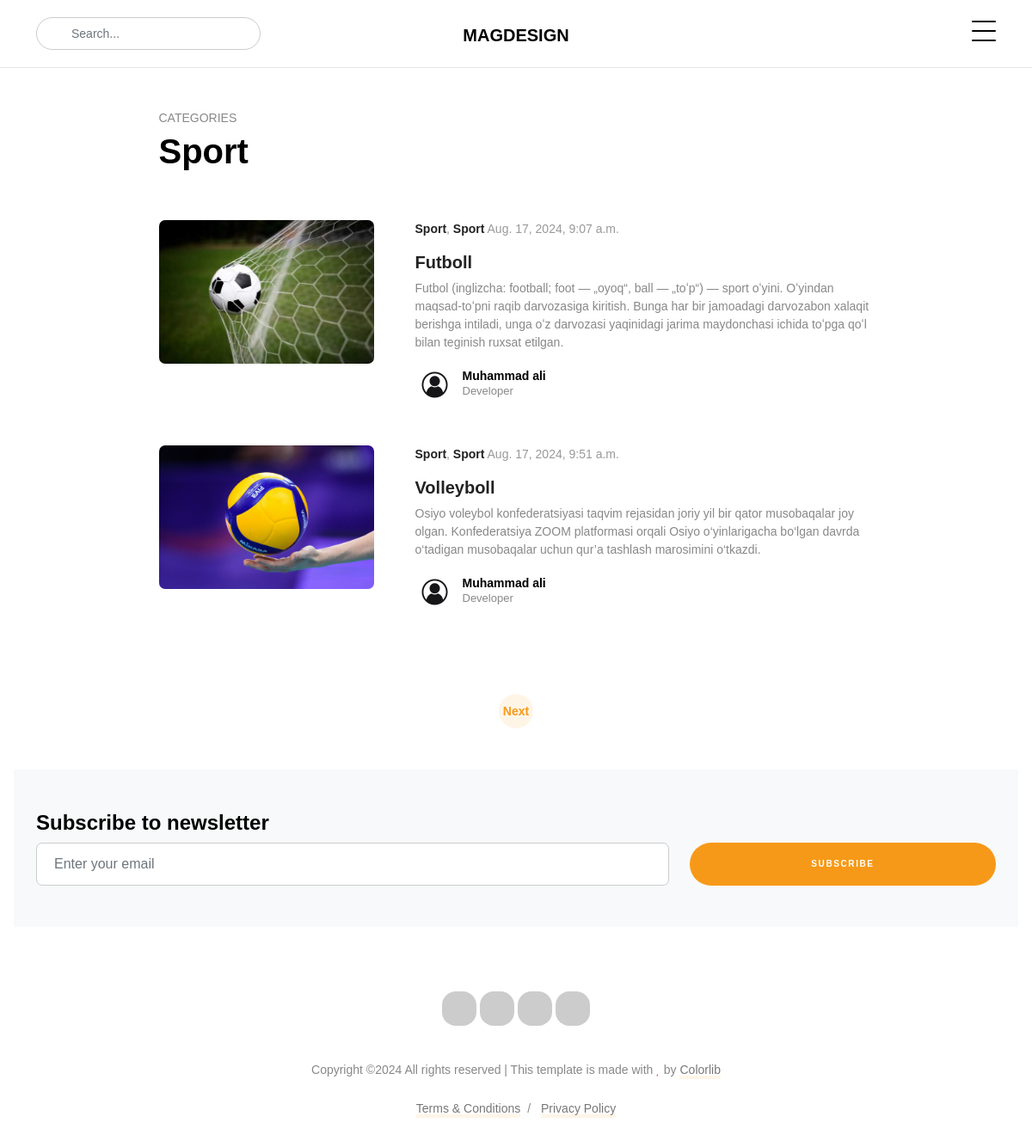
Page /search/categories/?cat=Sport on the committed database.
### index/models.py (models this page shows, shortened)
class Article(models.Model):
    title = models.CharField(max_length=160)
    description = models.TextField()
    category = models.CharField(max_length=100)
    author_full_name = models.CharField(max_length=100)
    author_image = models.ImageField(upload_to="images_author/")
    author_job = models.CharField(max_length=100)
    image = models.ImageField(upload_to="images/")
    create_date = models.DateTimeField(auto_now_add=True)

### index/views.py (the view)
# urls.py: path('categories/', include("index.urls")),
def categories(request):
    cat = request.GET.get("cat")
    articles = Article.objects.filter(category=cat)
    all_categories = list(set(Article.objects.values_list('category', flat=True)))
    page = request.GET.get("page")
    paginator = Paginator(articles, 2)
    article_page = paginator.get_page(page)
    context = {
        "articles": articles,
        "cat": cat,
        "all_categories": all_categories,
        "article_page": article_page,
        "page": page
    }
    return render(request, "categories.html", context=context)

### template/categories.html (shortened to what this page needs)
<!doctype html>
{% load static %}
<html lang="en">
<head>
    <link rel="stylesheet" href="{% static 'fonts/icomoon/style.css'%}">
    <link rel="stylesheet" href="{% static 'fonts/flaticon/font/flaticon.css'%}">
    <link rel="stylesheet" href="{% static 'css/tiny-slider.css'%}">
    <link rel="stylesheet" href="{% static 'css/glightbox.min.css'%}">
    <link rel="stylesheet" href="{% static 'css/aos.css'%}">
    <link rel="stylesheet" href="{% static 'css/style.css'%}">
</head>
<body>
<nav class="site-nav">
    <div class="container">
        <div class="site-navigation">
            <div class="row">
                <div class="col-md-6 text-center order-1 order-md-2 mb-3 mb-md-0">
                    <a href="{% url 'home' %}" class="logo m-0 text-uppercase">MagDesign</a>
                </div>
                <div class="col-md-3 order-3 order-md-1">
                    <form action="{% url 'categories' %}" class="search-form">
                        <span class="icon-search2"></span>
                        <input type="search" class="form-control" placeholder="Search...">
                    </form>
                </div>
                <div class="col-md-3 text-end order-2 order-md-3 mb-3 mb-md-0">
                    <div class="d-flex">
                        <ul class="list-unstyled social me-auto">
                            <li><a href="{% url 'categories' %}"><span class="icon-twitter"></span></a></li>
                            <li><a href="{% url 'categories' %}"><span class="icon-facebook"></span></a></li>
                            <li><a href="{% url 'categories' %}"><span class="icon-instagram"></span></a></li>
                        </ul>
                        <a
                           class="burger ms-auto float-end site-menu-toggle js-menu-toggle d-inline-block"
                           data-toggle="collapse" data-target="#main-navbar">
                            <span></span>
                        </a>
                    </div>
                </div>
            </div>
        </div>
    </div>
</nav>
<div class="section pt-5 pb-0">
    <div class="container">
        <div class="row mb-5 justify-content-center">
            <div class="col-lg-9">
                <span class="fw-normal text-uppercase d-block mb-1">Categories</span>
                <h2 class="heading">{{cat}}</h2>
            </div>
        </div>
        <div class="row justify-content-center">
            {% for article in article_page %}
            <div class="col-lg-9">
                <div class="post-entry d-md-flex small-horizontal mb-5">
                    <div class="me-md-5 thumbnail mb-3 mb-md-0">
                        <img src="{{ article.image.url }}" alt="Image" class="img-fluid">
                    </div>
                    <div class="content">
                        <div class="post-meta mb-3">
                            <a href="{% url 'categories' %}" class="category">{{ article.category }}</a>, <a href="{% url 'categories' %}"
                                                                                         class="category">{{ article.category }}</a>
                            <span class="date">{{ article.create_date }}</span>
                        </div>
                        <h2 class="heading"><a>{{ article.title }}</a></h2>
                        <p>{{ article.description }}</p>
                        <a href="{% url 'categories' %}" class="post-author d-flex align-items-center">
                            <div class="author-pic">
                                <img src="{{ article.author_image.url }}" alt="Image">
                            </div>
                            <div class="text">
                                <strong>{{ article.author_full_name }}</strong>
                                <span>{{ article.author_job }}</span>
                            </div>
                        </a>
                    </div>
                </div>
            </div>
            {% endfor %}
        </div>
        <div class="row align-items-center justify-content-center py-5">
            <div class="col-lg-6 text-center">
                <div class="custom-pagination">
                    {% if article_page.has_next %}
                        <a href="?cat={{cat}}&page={{article_page.next_page_number}}">Next</a>
                    {% endif %}
                </div>
            </div>
        </div>
    </div>
</div>
<div class="py-5 bg-light mx-md-3 sec-subscribe">
    <div class="container">
        <div class="row">
            <div class="col-lg-12">
                <h2 class="h4 fw-bold">Subscribe to newsletter</h2>
            </div>
        </div>
        <form href=
        "https://preview.colorlib.com/theme/magdesign/action" class="row">
        <div class="col-md-8">
            <div class="mb-3 mb-md-0">
                <input type="email" class="form-control" placeholder="Enter your email">
            </div>
        </div>
        <div class="col-md-4 d-grid">
            <input type="submit" class="btn btn-primary" value="Subscribe">
        </div>
        </form>
    </div>
</div>
<div class="site-footer">
    <div class="container">
        <div class="row justify-content-center copyright">
            <div class="col-lg-7 text-center">
                <div class="widget">
                    <ul class="social list-unstyled">
                        <li><a href="{% url 'categories' %}"><span class="icon-facebook"></span></a></li>
                        <li><a href="{% url 'categories' %}"><span class="icon-twitter"></span></a></li>
                        <li><a href="{% url 'categories' %}"><span class="icon-linkedin"></span></a></li>
                        <li><a href="{% url 'categories' %}"><span class="icon-youtube-play"></span></a></li>
                    </ul>
                </div>
                <div class="widget">
                    <p>Copyright &copy;<script>document.write(new Date().getFullYear());</script>
                        All rights reserved | This template is made with <i class="icon-heart text-danger"
                                                                            aria-hidden="true"></i> by <a
                                href="https://colorlib.com" target="_blank" rel="nofollow noopener">Colorlib</a>
                    </p>
                    <div class="d-block">
                        <a href="{% url 'categories' %}" class="m-2">Terms &amp; Conditions</a>/
                        <a href="{% url 'categories' %}" class="m-2">Privacy Policy</a>
                    </div>
                </div>
            </div>
        </div>
    </div>
</body>
</html>

### rows in the picture
Article: image (picture), category "Sport", create_date "Aug. 17, 2024, 9:07 a.m.", title "Futboll", description "Futbol (inglizcha: football; foot — „oyoq“, ball — „toʻp“) — sport oʻyini. Oʻyindan maqsad-toʻpni raqib darvozasiga kiritish. Bunga har bir jamoadagi darvozabon xalaqit berishga intiladi, unga oʻz darvozasi yaqinidagi jarima maydonchasi ichida toʻpga qoʻl bilan teginish ruxsat etilgan.", author_image (picture), author_full_name "Muhammad ali", author_job "Developer"
Article: image (picture), category "Sport", create_date "Aug. 17, 2024, 9:51 a.m.", title "Volleyboll", description "Osiyo voleybol konfederatsiyasi taqvim rejasidan joriy yil bir qator musobaqalar joy olgan. Konfederatsiya ZOOM platformasi orqali Osiyo o‘yinlarigacha bo‘lgan davrda o‘tadigan musobaqalar uchun qur’a tashlash marosimini o‘tkazdi.", author_image (picture), author_full_name "Muhammad ali", author_job "Developer"

### other values in the picture
{{ cat }} "Sport"
